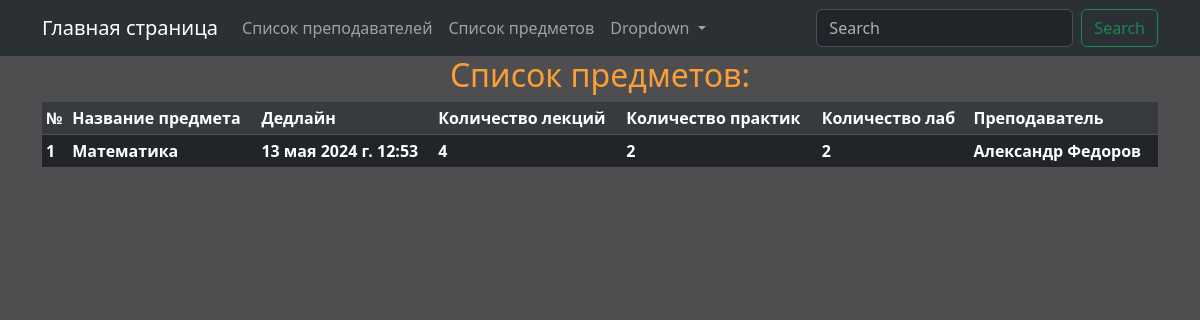
Before: /subjects/ with the older database file.
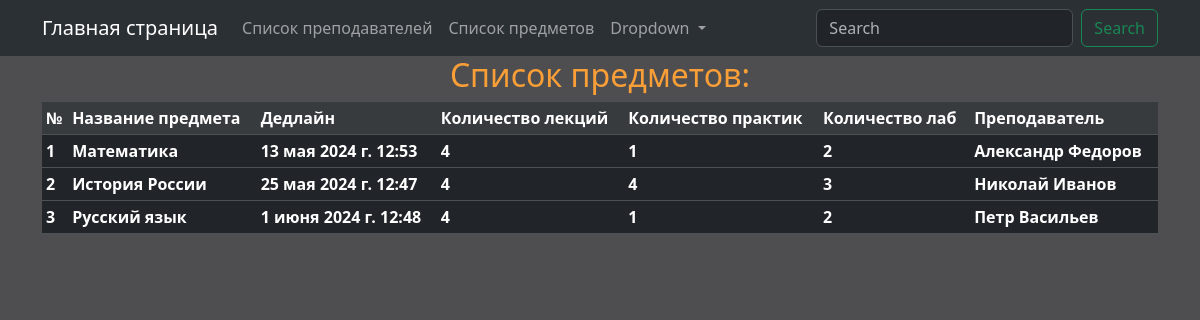
After: the same page with the newer database file.
### core/models.py (models this page shows, shortened)
class Subject(models.Model):
    name = models.CharField('Название предмета', max_length=100)
    comment = models.TextField('Комментарий к предмету', blank=True)
    deadline = models.DateTimeField('Дедлайн', blank=True)
    count_lecture = models.PositiveIntegerField('Количество лекций')
    count_seminar = models.PositiveIntegerField('Количество практик')
    count_laboratory_work = models.PositiveIntegerField('Количество лаб')
    teacher = models.ForeignKey(Teacher, on_delete=models.CASCADE, verbose_name='преподаватель')
    class Meta:
        verbose_name = 'Предмет'
        verbose_name_plural = 'Предметы'

class Teacher(models.Model):
    first_name = models.CharField('Имя', max_length=100)
    last_name = models.CharField('фамилия', max_length=100)
    department = models.CharField('кафедра', max_length=100, blank=True)
    class Meta:
        verbose_name = 'Преподаватель'
        verbose_name_plural = 'Преподаватели'
    def __str__(self) -> str:
        return self.first_name + ' ' + self.last_name

### core/views.py (the view)
# urls.py: path('subjects/', Subjects.as_view(), name='subjects'),
class Subjects(ListView):
    template_name = 'core/subjects.html'
    model = models.Subject
    context_object_name = 'subjects'
    extra_context = {
        'text': 'Список предметов:',
        'title': 'Список предметов',
    }

### core/templates/core/subjects.html
{% extends 'core/base.html' %}
{% block content %}
    <h2 align="center"> {{ text }} </h2>
    <div class="container">
        <table class="table table-dark table-sm">
            <thead>
                <tr class="table-active">
                    <th scope="col">№</th>
                    <th scope="col">Название предмета</th>
                    <th scope="col">Дедлайн</th>
                    <th scope="col">Количество лекций</th>
                    <th scope="col">Количество практик</th>
                    <th scope="col">Количество лаб</th>
                    <th scope="col">Преподаватель</th>
                </tr>
              </thead>
              <tbody>
                {% for subject in subjects %}
                    <tr>
                        <th scope="col"> {{ forloop.counter }} </th>
                        <th scope="col"> {{ subject.name }} </th>
                        <th scope="col"> {{ subject.deadline }} </th>
                        <th scope="col"> {{ subject.count_lecture }} </th>
                        <th scope="col"> {{ subject.count_seminar }} </th>
                        <th scope="col"> {{ subject.count_laboratory_work }} </th>
                        <th scope="col"> {{ subject.teacher }} </th>
                    </tr>
                {% endfor %}
              </tbody>
        </table>
    </div>
{% endblock %}

### core/templates/core/base.html (shortened to what this page needs)
<!doctype html>
<html lang="ru">
  <head>
    <link href="https://cdn.jsdelivr.net/npm/bootstrap@5.3.3/dist/css/bootstrap.min.css"
          rel="stylesheet"
    >
    {% load static %}
    <link rel="stylesheet" href="{% static 'core/css/styles.css' %}">
  </head>
  <body>
    <header>
        <nav class="navbar navbar-expand-lg bg-body-tertiary" data-bs-theme="dark">
          <div class="container">
            <a class="navbar-brand" href="{% url 'home' %}">Главная страница</a>
            <div class="collapse navbar-collapse" id="navbarSupportedContent">
              <ul class="navbar-nav me-auto mb-2 mb-lg-0">
                <li class="nav-item">
                  <a class="nav-link" href="{% url 'teachers' %}">Список преподавателей</a>
                </li>
                <li class="nav-item">
                  <a class="nav-link" href="{% url 'subjects' %}">Список предметов</a>
                </li>
                <li class="nav-item dropdown">
                  <a class="nav-link dropdown-toggle" href="#" role="button" data-bs-toggle="dropdown" aria-expanded="false">
                    Dropdown
                  </a>
                </li>
              </ul>
              <form class="d-flex" role="search">
                <input class="form-control me-2" type="search" placeholder="Search" aria-label="Search">
                <button class="btn btn-outline-success" type="submit">Search</button>
              </form>
            </div>
          </div>
        </nav>
    </header>
    {% block content %}
    {% endblock %}
  </body>
</html>

### core/static/core/css/styles.css (style rules this page uses)
body { background-color: #4E4E50; }
h2 { color:#fa9f37; }

Changed rows visible on the page:
changed Subject "Математика": count_seminar "2" → "1"
added Subject: name "История России", deadline "25 мая 2024 г. 12:47", count_lecture "4", count_seminar "4", count_laboratory_work "3", teacher "Николай Иванов"
added Subject: name "Русский язык", deadline "1 июня 2024 г. 12:48", count_lecture "4", count_seminar "1", count_laboratory_work "2", teacher "Петр Васильев"
